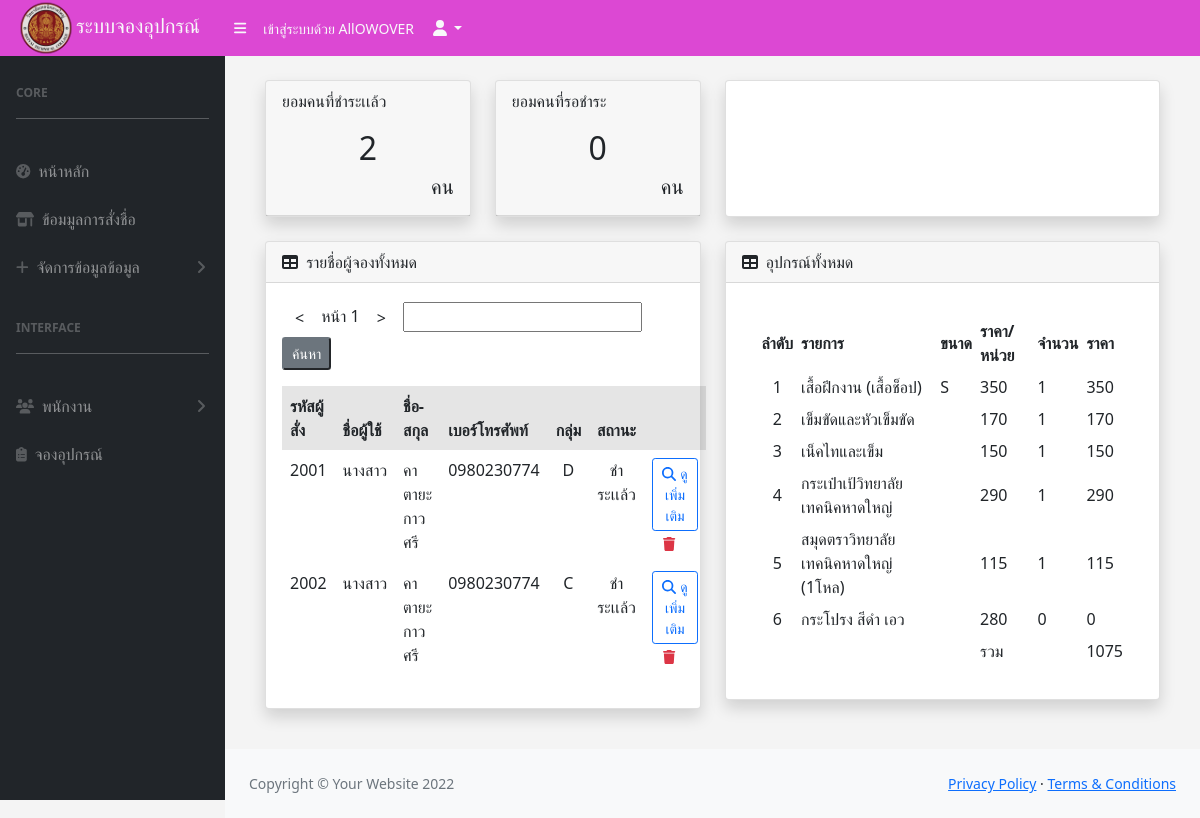
The page /admin/tablec.php?a=2002 (signed in) on the database its author committed.
### tables this page shows
CREATE TABLE `customer` (
  `id` int(11) NOT NULL,
  `student_id` varchar(12) DEFAULT NULL,
  `t_name` varchar(10) DEFAULT NULL COMMENT 'คำนำหน้าชื้อ',
  `f_name` varchar(255) DEFAULT NULL COMMENT 'ชื่อจริง',
  `l_name` varchar(255) DEFAULT NULL COMMENT 'นานสกุล',
  `tel` varchar(10) DEFAULT NULL COMMENT 'เบอร์โทร',
  `branch_name` varchar(255) DEFAULT NULL,
  `group` varchar(1) DEFAULT NULL
);

CREATE TABLE `orders` (
  `order_id` int(11) NOT NULL,
  `student_id` varchar(12) DEFAULT NULL,
  `date` varchar(255) DEFAULT NULL COMMENT 'วันที่',
  `date_order` date DEFAULT NULL,
  `date_payment` date DEFAULT NULL,
  `size1` int(11) DEFAULT NULL COMMENT 'เสื้อช็อป(ขนาด)',
  `quantity1` int(11) DEFAULT NULL COMMENT 'เสื้อช็อป(จำนวน)',
  `size2` int(11) DEFAULT NULL COMMENT 'คอกลม(ขนาด)',
  `quantity2` int(11) DEFAULT NULL COMMENT 'คอกลม(จำนวน)',
  `size3` int(11) DEFAULT NULL COMMENT 'เสื้อพละ(ขนาด)',
  `quantity3` int(11) DEFAULT NULL COMMENT 'เสื้อพละ(จำนวน)',
  `size4` int(11) DEFAULT NULL COMMENT 'กางเกงพละ(ขนาด)',
  `quantity4` int(11) DEFAULT NULL COMMENT 'กางเกงพละ(จำนวน)',
  `size5` int(11) DEFAULT NULL COMMENT 'เข็มขัดและหัวเข็มขัด(ขนาด)',
  `quantity5` int(11) DEFAULT NULL COMMENT 'เข็มขัดและหัวเข็มขัด(จำนวน)',
  `size6` int(11) DEFAULT NULL COMMENT 'เน็คไทและเข็ม',
  `quantity6` int(11) DEFAULT NULL COMMENT 'เน็คไทและเข็ม',
  `size7` int(11) DEFAULT NULL COMMENT 'กระเป๋าเป้วิทยาลัยเทคนิคหาดใหญ่',
  `quantity7` int(11) DEFAULT NULL COMMENT 'กระเป๋าเป้',
  `size8` int(11) DEFAULT NULL COMMENT 'สมุดตราวิทยาลัยเทคนิคหาดใหญ่',
  `quantity8` int(11) DEFAULT NULL COMMENT 'สมุด',
  `size9` int(11) DEFAULT NULL COMMENT 'เสื้อนักเรียน(ขนาด)',
  `quantity9` int(11) DEFAULT NULL COMMENT 'เสื้อนักเรียน(จำนวน)',
  `size10` int(11) DEFAULT NULL COMMENT 'กางเกงขายาว(ขนาด)',
  `quantity10` int(11) DEFAULT NULL COMMENT 'กางเกงขายาว(จำนวน)',
  `size11` int(11) DEFAULT NULL COMMENT 'รองเท้าผ้าใบสีดำ(ขนาด)',
  `quantity11` int(11) DEFAULT NULL COMMENT 'รองเท้าผ้าใบสีดำ(จำนวน)',
  `size12` int(11) DEFAULT NULL COMMENT 'ถุงเท้า',
  `quantity12` int(11) DEFAULT NULL COMMENT 'ถุงเท้า(จำนวน)',
  `size13` int(255) DEFAULT NULL,
  `quantity13` int(255) DEFAULT NULL,
  `sizef` int(11) DEFAULT NULL,
  `quantityf` int(11) DEFAULT NULL
);

CREATE TABLE `equipment_list` (
  `id` int(11) NOT NULL,
  `list_ID` int(6) NOT NULL,
  `list` varchar(100) NOT NULL,
  `list_size` varchar(4) NOT NULL,
  `list_price` int(11) NOT NULL,
  `quantity` int(10) DEFAULT 0
);

### admin/tablec.php (the view, shortened to what the rows shown need)
<?php
include '../config/config.php';
include '../admin/tc.php';
include "../menu/menu_admin.php";
?>
<div id="layoutSidenav_content">
    <main>
        <div class="container-fluid px-4 mt-2">
            <div class="card-body">
                <div class="row">
                    <div class="col-xl-6">
                        <div class="row">
                            <div class="col-xl-6 col-md-6">
                                <div class="card  mb-4 shadow">
                                    <div class="card-header">ยอมคนที่ชำระเเล้ว
                                        <H2 class="text-center mt-3"><?php echo $_SESSION['sell_paid'] ?></H2>
                                    </div>
                                </div>
                            </div>
                            <div class="col-xl-6 col-md-6">
                                <div class="card  mb-4 shadow">
                                    <div class="card-header">ยอมคนที่รอชำระ
                                        <H2 class="text-center mt-3"><?php echo $_SESSION['sell']  ?></H2>
                                    </div>
                                </div>
                            </div>
                        </div>
                        <div class="card mb-4 shadow">
                            <div class="card-body">
                                <?php
                                $sql = "SELECT * FROM customer cm INNER JOIN orders od ON cm.student_id = od.student_id";
                                $result = mysqli_query($conn, $sql);
                                if (mysqli_num_rows($result) > 0) {
                                ?>
                                    <table class="table table-borderless  mt-3" id="equipment-table">
                                        <thead>
                                            <tr class="table-active">
                                                <th>รหัสผู้สั่ง</th>
                                                <th>ชื่อผู้ใช้</th>
                                                <th>ชื่อ-สกุล</th>
                                                <th>เบอร์โทรศัพท์</th>
                                                <th class="text-center">กลุ่ม</th>
                                                <th class="text-center">สถานะ</th>
                                                <th></th>
                                            </tr>
                                        </thead>
                                        <tbody>
                                            <?php
                                            while ($row = mysqli_fetch_assoc($result)) {
                                                $ids = $row['student_id'];
                                                $sell_s = "SELECT * FROM orders WHERE student_id = $ids AND date_payment IS  NULL";
                                                $s = mysqli_query($conn, $sell_s);
                                                $cs = mysqli_num_rows($s);
                                            ?>
                                                <tr>
                                                    <td><?php echo $row['student_id'] ?></td>
                                                    <td><?php echo $row['t_name'] ?></td>
                                                    <td><?php echo $row['f_name'] . '  ' . $row['l_name'] ?></td>
                                                    <td><?php echo $row['tel'] ?></td>
                                                    <td class="text-center"><?php echo $row['group'] ?></td>
                                                    <td class="text-center">
                                                        <?php if ($cs == 1) { ?>
                                                            <a href="delete_list.php?p=<?php echo $row['student_id']; ?>" onclick="return confirm('คุณแน่ใจใช่ไหมว่าจะลบข้อมูล')" class="btn btn-outline-primary btn-sm">
                                                                ชำระเงิน
                                                            </a>
                                                        <?php } else { ?>
                                                            <label>ชำระเเล้ว</label>
                                                        <?php } ?>
                                                    </td>
                                                    <td class="text-center">
                                                        <a href="?a=<?php echo $row['student_id']; ?>" class="btn btn-outline-primary btn-sm">
                                                            <i class="fas fa-search me-1"></i>ดูเพิ่มเติม
                                                        </a>
                                                        <a href="delete_list.php?idc=<?php echo $row['student_id']; ?>" class="btn-outline-danger btn-sm" onclick="return confirm('คุณแน่ใจใช่ไหมว่าจะลบข้อมูล')">
                                                            <i class="fas fa-trash me-1"></i>
                                                        </a>
                                                    </td>
                                                </tr>
                                            <?php
                                            }
                                            ?>
                                        </tbody>
                                    </table>
                                <?php
                                } else {
                                    echo '<p>No equipment records found.</p>';
                                }
                                ?>
                            </div>
                        </div>
                    </div>
                    <div class="col-xl-6">
                            <body>
                            </body>
                        <div class="card mb-4 shadow">
                            <div class="card-body">
                                <div class="card-body">
                                    <?php if (isset($_GET['a'])) { ?>
                                        <table class="table-sm" style="border-color: #000000">
                                            <tr>
                                                <th class="text-center">ลำดับ</th>
                                                <th>รายการ</th>
                                                <th>ขนาด</th>
                                                <th>ราคา/หน่วย</th>
                                                <th>จำนวน</th>
                                                <th>ราคา</th>
                                            </tr>
                                            <?php if (isset($list_size1)) {
                                                $n += 1; ?>
                                                <tr>
                                                    <td class="text-center"><?php echo $n; ?></td>
                                                    <td> เสื้อฝึกงาน (เสื้อช็อป)</td>
                                                    <td><?php echo $list_size1; ?></td>
                                                    <td><?php echo $list_price1; ?></td>
                                                    <td><?php echo $count1; ?></td>
                                                    <td><?php echo $_1 = $count1 * $list_price1;
                                                        $sum += $_1; ?></td>
                                                </tr>
                                            <?php } ?>
                                            <?php if (isset($list_size5)) {
                                                $n += 1; ?>
                                                <tr>
                                                    <td class="text-center"><?php echo $n; ?></td>
                                                    <td>เข็มขัดและหัวเข็มขัด</td>
                                                    <td class="table-active"></td>
                                                    <td><?php echo $list_price5; ?></td>
                                                    <td><?php echo $count5 ?></td>
                                                    <td><?php echo $_5 = $count5 * $list_price5;
                                                        $sum += $_5; ?></td>
                                                </tr>
                                            <?php } ?>
                                            <?php if (isset($list_size6)) {
                                                $n += 1; ?>
                                                <tr>
                                                    <td class="text-center"><?php echo $n; ?></td>
                                                    <td>เน็คไทและเข็ม</td>
                                                    <td class="table-active"></td>
                                                    <td><?php echo $list_price6; ?></td>
                                                    <td><?php echo $count6 ?></td>
                                                    <td><?php echo $_6 = $count6 * $list_price6;
                                                        $sum += $_6; ?></td>
                                                </tr>
                                            <?php } ?>
                                            <?php if (isset($list_size7)) {
                                                $n += 1; ?>
                                                <tr>
                                                    <td class="text-center"><?php echo $n; ?></td>
                                                    <td>กระเป๋าเป้วิทยาลัยเทคนิคหาดใหญ่</td>
                                                    <td class="table-active"></td>
                                                    <td><?php echo $list_price7; ?></td>
                                                    <td><?php echo $count7 ?></td>
                                                    <td><?php echo $_7 = $count7 * $list_price7;
                                                        $sum += $_7; ?></td>
                                                </tr>
                                            <?php } ?>
                                            <?php if (isset($list_size8)) {
                                                $n += 1; ?>
                                                <tr>
                                                    <td class="text-center"><?php echo $n; ?></td>
                                                    <td>สมุดตราวิทยาลัยเทคนิคหาดใหญ่ (1โหล)</td>
                                                    <td class="table-active"></td>
                                                    <td><?php echo $list_price8; ?></td>
                                                    <td><?php echo $count8 ?></td>
                                                    <td><?php echo $_8 = $count8 * $list_price8;
                                                        $sum += $_8; ?></td>
                                                </tr>
                                            <?php } ?>
                                            <?php if (isset($sizef)) {
                                                $n += 1; ?>
                                                <tr>
                                                    <td class="text-center"><?php echo $n; ?></td>
                                                    <td>กระโปรง สีดำ เอว </td>
                                                    <td class="table-active"></td>
                                                    <td>280</td>
                                                    <td><?php echo $countf ?></td>
                                                    <td><?php echo $_f = $countf * $list_pricef;
                                                        $sum += $_f; ?></td>
                                                </tr>
                                            <?php } ?>
                                        </table>
                                    <?php  } ?>
                                </div>
                            </div>
                        </div>
                    </div>
                </div>
            </div>
        </div>
    </main>
</div>
</body>
</html>

### rows shown on the page
customer: orders.student_id "2001", t_name "นางสาว", f_name "คาตายะ", l_name "กาวศรี", tel "0980230774", group "D"
customer: orders.student_id "2002", t_name "นางสาว", f_name "คาตายะ", l_name "กาวศรี", tel "0980230774", group "C"
equipment_list: list_size "S", list_price "350"
orders: quantity1 "1", $_1=$count1*$list_price1 "350", quantity5 "1", $_5=$count5*$list_price5 "170", quantity6 "1", $_6=$count6*$list_price6 "150", quantity7 "1", $_7=$count7*$list_price7 "290", quantity8 "1", $_8=$count8*$list_price8 "115", quantityf "0", $_f=$countf*$list_pricef "0"
equipment_list: list_price "170"
equipment_list: list_price "150"
equipment_list: list_price "290"
equipment_list: list_price "115"

### other values the page prints
$_SESSION['username'] "AllOWOVER"
$_SESSION['sell_paid'] "2"
$_SESSION['sell'] "0"
$n "1"
$n "2"
$n "3"
$n "4"
$n "5"
$n "6"
$sum "1075"
